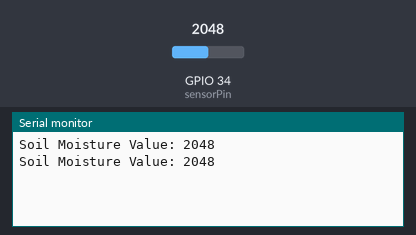
Recording of a sketch running on a simulated ESP32. Shown: the last lines printed to the serial monitor. The test bench sets the inputs (shaded band); at power-on: GPIO 34 (sensorPin) = 2048.

Above: at 1.8 s.
1.9 s: GPIO 34 (sensorPin) set to 2866
At 2.4 s:
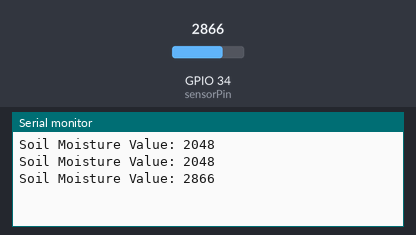
3.4 s: GPIO 34 (sensorPin) set to 3603
At 4.8 s:
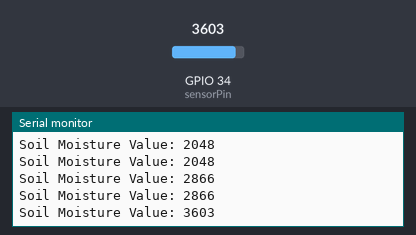
Timing chart, 0 to 6.4 s (numbered marks = the images above; inputs shaded):
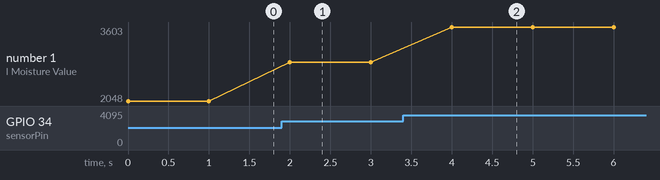

The sketch:

G8_ch5_1.ino
```cpp
// ESP32 Soil Moisture Sensor

const int sensorPin = 34;   // Analog pin

void setup() {
  Serial.begin(115200);
}

void loop() {

  int sensorValue = analogRead(sensorPin);

  Serial.print("Soil Moisture Value: ");
  Serial.println(sensorValue);

  delay(1000);
}
```

Measured:
- after the input at 1.9 s, the serial monitor: prints a new line after 0.10 s (image 1)
- after the input at 3.4 s, the serial monitor: prints a new line after 0.60 s (image 2)
- plotted number 1: 2048 → 2866 after the input at 1.9 s, 2866 → 3603 after the input at 3.4 s
